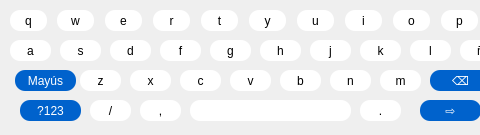
<?xml version="1.0" encoding="UTF-8"?>
<ui version="4.0">
 <class>Form</class>
 <widget class="QWidget" name="Form">
  <property name="geometry">
   <rect>
    <x>0</x>
    <y>0</y>
    <width>480</width>
    <height>135</height>
   </rect>
  </property>
  <property name="cursor">
   <cursorShape>ArrowCursor</cursorShape>
  </property>
  <property name="windowTitle">
   <string>Form</string>
  </property>
  <widget class="QPushButton" name="btn33">
   <property name="geometry">
    <rect>
     <x>190</x>
     <y>100</y>
     <width>161</width>
     <height>21</height>
    </rect>
   </property>
   <property name="styleSheet">
    <string notr="true">border-radius: 10px;
background-color: rgb(255, 255, 255);
font: 11pt &quot;Poppins&quot;;
</string>
   </property>
   <property name="text">
    <string/>
   </property>
  </widget>
  <widget class="QPushButton" name="btn14">
   <property name="geometry">
    <rect>
     <x>160</x>
     <y>40</y>
     <width>41</width>
     <height>21</height>
    </rect>
   </property>
   <property name="styleSheet">
    <string notr="true">border-radius: 10px;
background-color: rgb(255, 255, 255);
font: 11pt &quot;Poppins&quot;;
</string>
   </property>
   <property name="text">
    <string>f</string>
   </property>
  </widget>
  <widget class="QPushButton" name="btn19">
   <property name="geometry">
    <rect>
     <x>410</x>
     <y>40</y>
     <width>41</width>
     <height>21</height>
    </rect>
   </property>
   <property name="styleSheet">
    <string notr="true">border-radius: 10px;
background-color: rgb(255, 255, 255);
font: 11pt &quot;Poppins&quot;;
</string>
   </property>
   <property name="text">
    <string>l</string>
   </property>
  </widget>
  <widget class="QPushButton" name="btn10">
   <property name="geometry">
    <rect>
     <x>441</x>
     <y>10</y>
     <width>37</width>
     <height>21</height>
    </rect>
   </property>
   <property name="styleSheet">
    <string notr="true">border-radius: 10px;
background-color: rgb(255, 255, 255);
font: 11pt &quot;Poppins&quot;;
</string>
   </property>
   <property name="text">
    <string>p</string>
   </property>
  </widget>
  <widget class="QPushButton" name="btn32">
   <property name="geometry">
    <rect>
     <x>140</x>
     <y>100</y>
     <width>41</width>
     <height>21</height>
    </rect>
   </property>
   <property name="styleSheet">
    <string notr="true">border-radius: 10px;
background-color: rgb(255, 255, 255);
font: 11pt &quot;Poppins&quot;;
</string>
   </property>
   <property name="text">
    <string>,</string>
   </property>
  </widget>
  <widget class="QPushButton" name="btn22">
   <property name="geometry">
    <rect>
     <x>80</x>
     <y>70</y>
     <width>41</width>
     <height>21</height>
    </rect>
   </property>
   <property name="styleSheet">
    <string notr="true">border-radius: 10px;
background-color: rgb(255, 255, 255);
font: 11pt &quot;Poppins&quot;;
</string>
   </property>
   <property name="text">
    <string>z</string>
   </property>
  </widget>
  <widget class="QPushButton" name="btn3">
   <property name="geometry">
    <rect>
     <x>105</x>
     <y>10</y>
     <width>37</width>
     <height>21</height>
    </rect>
   </property>
   <property name="styleSheet">
    <string notr="true">border-radius: 10px;
background-color: rgb(255, 255, 255);
font: 11pt &quot;Poppins&quot;;
</string>
   </property>
   <property name="text">
    <string>e</string>
   </property>
  </widget>
  <widget class="QPushButton" name="btn6">
   <property name="geometry">
    <rect>
     <x>249</x>
     <y>10</y>
     <width>37</width>
     <height>21</height>
    </rect>
   </property>
   <property name="styleSheet">
    <string notr="true">border-radius: 10px;
background-color: rgb(255, 255, 255);
font: 11pt &quot;Poppins&quot;;
</string>
   </property>
   <property name="text">
    <string>y</string>
   </property>
  </widget>
  <widget class="QPushButton" name="btn29">
   <property name="geometry">
    <rect>
     <x>430</x>
     <y>70</y>
     <width>61</width>
     <height>21</height>
    </rect>
   </property>
   <property name="styleSheet">
    <string notr="true">border-radius: 10px;
background-color: rgb(0, 98, 204);
font: 12pt &quot;Poppins&quot;;
color: rgb(255, 255, 255);
</string>
   </property>
   <property name="text">
    <string>⌫</string>
   </property>
  </widget>
  <widget class="QPushButton" name="btn18">
   <property name="geometry">
    <rect>
     <x>360</x>
     <y>40</y>
     <width>41</width>
     <height>21</height>
    </rect>
   </property>
   <property name="styleSheet">
    <string notr="true">border-radius: 10px;
background-color: rgb(255, 255, 255);
font: 11pt &quot;Poppins&quot;;
</string>
   </property>
   <property name="text">
    <string>k</string>
   </property>
  </widget>
  <widget class="QPushButton" name="btn27">
   <property name="geometry">
    <rect>
     <x>330</x>
     <y>70</y>
     <width>41</width>
     <height>21</height>
    </rect>
   </property>
   <property name="styleSheet">
    <string notr="true">border-radius: 10px;
background-color: rgb(255, 255, 255);
font: 11pt &quot;Poppins&quot;;
</string>
   </property>
   <property name="text">
    <string>n</string>
   </property>
  </widget>
  <widget class="QPushButton" name="btn2">
   <property name="geometry">
    <rect>
     <x>57</x>
     <y>10</y>
     <width>37</width>
     <height>21</height>
    </rect>
   </property>
   <property name="styleSheet">
    <string notr="true">border-radius: 10px;
background-color: rgb(255, 255, 255);
font: 11pt &quot;Poppins&quot;;
</string>
   </property>
   <property name="text">
    <string>w</string>
   </property>
  </widget>
  <widget class="QPushButton" name="btn20">
   <property name="geometry">
    <rect>
     <x>460</x>
     <y>40</y>
     <width>41</width>
     <height>21</height>
    </rect>
   </property>
   <property name="styleSheet">
    <string notr="true">border-radius: 10px;
background-color: rgb(255, 255, 255);
font: 11pt &quot;Poppins&quot;;
</string>
   </property>
   <property name="text">
    <string>ñ</string>
   </property>
  </widget>
  <widget class="QPushButton" name="btn1">
   <property name="geometry">
    <rect>
     <x>10</x>
     <y>10</y>
     <width>37</width>
     <height>21</height>
    </rect>
   </property>
   <property name="styleSheet">
    <string notr="true">border-radius: 10px;
background-color: rgb(255, 255, 255);
font: 11pt &quot;Poppins&quot;;
</string>
   </property>
   <property name="text">
    <string>q</string>
   </property>
  </widget>
  <widget class="QPushButton" name="btn9">
   <property name="geometry">
    <rect>
     <x>393</x>
     <y>10</y>
     <width>37</width>
     <height>21</height>
    </rect>
   </property>
   <property name="styleSheet">
    <string notr="true">border-radius: 10px;
background-color: rgb(255, 255, 255);
font: 11pt &quot;Poppins&quot;;
</string>
   </property>
   <property name="text">
    <string>o</string>
   </property>
  </widget>
  <widget class="QPushButton" name="btn23">
   <property name="geometry">
    <rect>
     <x>130</x>
     <y>70</y>
     <width>41</width>
     <height>21</height>
    </rect>
   </property>
   <property name="styleSheet">
    <string notr="true">border-radius: 10px;
background-color: rgb(255, 255, 255);
font: 11pt &quot;Poppins&quot;;
</string>
   </property>
   <property name="text">
    <string>x</string>
   </property>
  </widget>
  <widget class="QPushButton" name="btn35">
   <property name="geometry">
    <rect>
     <x>420</x>
     <y>100</y>
     <width>61</width>
     <height>21</height>
    </rect>
   </property>
   <property name="styleSheet">
    <string notr="true">border-radius: 10px;
background-color: rgb(0, 98, 204);
font: 20pt &quot;MS Shell Dlg 2&quot;;
color: rgb(255, 255, 255);</string>
   </property>
   <property name="text">
    <string>⇨</string>
   </property>
  </widget>
  <widget class="QPushButton" name="btn30">
   <property name="geometry">
    <rect>
     <x>20</x>
     <y>100</y>
     <width>61</width>
     <height>21</height>
    </rect>
   </property>
   <property name="styleSheet">
    <string notr="true">border-radius: 10px;
background-color: rgb(0, 98, 204);
font: 11pt &quot;Poppins&quot;;
color: rgb(255, 255, 255);</string>
   </property>
   <property name="text">
    <string>?123</string>
   </property>
  </widget>
  <widget class="QPushButton" name="btn17">
   <property name="geometry">
    <rect>
     <x>310</x>
     <y>40</y>
     <width>41</width>
     <height>21</height>
    </rect>
   </property>
   <property name="styleSheet">
    <string notr="true">border-radius: 10px;
background-color: rgb(255, 255, 255);
font: 11pt &quot;Poppins&quot;;
</string>
   </property>
   <property name="text">
    <string>j</string>
   </property>
  </widget>
  <widget class="QPushButton" name="btn15">
   <property name="geometry">
    <rect>
     <x>210</x>
     <y>40</y>
     <width>41</width>
     <height>21</height>
    </rect>
   </property>
   <property name="styleSheet">
    <string notr="true">border-radius: 10px;
background-color: rgb(255, 255, 255);
font: 11pt &quot;Poppins&quot;;
</string>
   </property>
   <property name="text">
    <string>g</string>
   </property>
  </widget>
  <widget class="QPushButton" name="btn28">
   <property name="geometry">
    <rect>
     <x>380</x>
     <y>70</y>
     <width>41</width>
     <height>21</height>
    </rect>
   </property>
   <property name="styleSheet">
    <string notr="true">border-radius: 10px;
background-color: rgb(255, 255, 255);
font: 11pt &quot;Poppins&quot;;
</string>
   </property>
   <property name="text">
    <string>m</string>
   </property>
  </widget>
  <widget class="QPushButton" name="btn7">
   <property name="geometry">
    <rect>
     <x>297</x>
     <y>10</y>
     <width>37</width>
     <height>21</height>
    </rect>
   </property>
   <property name="styleSheet">
    <string notr="true">border-radius: 10px;
background-color: rgb(255, 255, 255);
font: 11pt &quot;Poppins&quot;;
</string>
   </property>
   <property name="text">
    <string>u</string>
   </property>
  </widget>
  <widget class="QPushButton" name="btn25">
   <property name="geometry">
    <rect>
     <x>230</x>
     <y>70</y>
     <width>41</width>
     <height>21</height>
    </rect>
   </property>
   <property name="styleSheet">
    <string notr="true">border-radius: 10px;
background-color: rgb(255, 255, 255);
font: 11pt &quot;Poppins&quot;;
</string>
   </property>
   <property name="text">
    <string>v</string>
   </property>
  </widget>
  <widget class="QPushButton" name="btn16">
   <property name="geometry">
    <rect>
     <x>260</x>
     <y>40</y>
     <width>41</width>
     <height>21</height>
    </rect>
   </property>
   <property name="styleSheet">
    <string notr="true">border-radius: 10px;
background-color: rgb(255, 255, 255);
font: 11pt &quot;Poppins&quot;;
</string>
   </property>
   <property name="text">
    <string>h</string>
   </property>
  </widget>
  <widget class="QPushButton" name="btn21">
   <property name="geometry">
    <rect>
     <x>15</x>
     <y>70</y>
     <width>61</width>
     <height>21</height>
    </rect>
   </property>
   <property name="styleSheet">
    <string notr="true">border-radius: 10px;
background-color: rgb(0, 98, 204);
font: 11pt &quot;Poppins&quot;;
color: rgb(255, 255, 255);</string>
   </property>
   <property name="text">
    <string>Mayús</string>
   </property>
  </widget>
  <widget class="QPushButton" name="btn31">
   <property name="geometry">
    <rect>
     <x>90</x>
     <y>100</y>
     <width>41</width>
     <height>21</height>
    </rect>
   </property>
   <property name="styleSheet">
    <string notr="true">border-radius: 10px;
background-color: rgb(255, 255, 255);
font: 11pt &quot;Poppins&quot;;
</string>
   </property>
   <property name="text">
    <string>/</string>
   </property>
  </widget>
  <widget class="QPushButton" name="btn26">
   <property name="geometry">
    <rect>
     <x>280</x>
     <y>70</y>
     <width>41</width>
     <height>21</height>
    </rect>
   </property>
   <property name="styleSheet">
    <string notr="true">border-radius: 10px;
background-color: rgb(255, 255, 255);
font: 11pt &quot;Poppins&quot;;
</string>
   </property>
   <property name="text">
    <string>b</string>
   </property>
  </widget>
  <widget class="QPushButton" name="btn34">
   <property name="geometry">
    <rect>
     <x>360</x>
     <y>100</y>
     <width>41</width>
     <height>21</height>
    </rect>
   </property>
   <property name="styleSheet">
    <string notr="true">border-radius: 10px;
background-color: rgb(255, 255, 255);
font: 11pt &quot;Poppins&quot;;
</string>
   </property>
   <property name="text">
    <string>.</string>
   </property>
  </widget>
  <widget class="QPushButton" name="btn13">
   <property name="geometry">
    <rect>
     <x>110</x>
     <y>40</y>
     <width>41</width>
     <height>21</height>
    </rect>
   </property>
   <property name="styleSheet">
    <string notr="true">border-radius: 10px;
background-color: rgb(255, 255, 255);
font: 11pt &quot;Poppins&quot;;
</string>
   </property>
   <property name="text">
    <string>d</string>
   </property>
  </widget>
  <widget class="QPushButton" name="btn12">
   <property name="geometry">
    <rect>
     <x>60</x>
     <y>40</y>
     <width>41</width>
     <height>21</height>
    </rect>
   </property>
   <property name="styleSheet">
    <string notr="true">border-radius: 10px;
background-color: rgb(255, 255, 255);
font: 11pt &quot;Poppins&quot;;
</string>
   </property>
   <property name="text">
    <string>s</string>
   </property>
  </widget>
  <widget class="QPushButton" name="btn5">
   <property name="geometry">
    <rect>
     <x>201</x>
     <y>10</y>
     <width>37</width>
     <height>21</height>
    </rect>
   </property>
   <property name="styleSheet">
    <string notr="true">border-radius: 10px;
background-color: rgb(255, 255, 255);
font: 11pt &quot;Poppins&quot;;
</string>
   </property>
   <property name="text">
    <string>t</string>
   </property>
  </widget>
  <widget class="QPushButton" name="btn24">
   <property name="geometry">
    <rect>
     <x>180</x>
     <y>70</y>
     <width>41</width>
     <height>21</height>
    </rect>
   </property>
   <property name="styleSheet">
    <string notr="true">border-radius: 10px;
background-color: rgb(255, 255, 255);
font: 11pt &quot;Poppins&quot;;
</string>
   </property>
   <property name="text">
    <string>c</string>
   </property>
  </widget>
  <widget class="QPushButton" name="btn8">
   <property name="geometry">
    <rect>
     <x>345</x>
     <y>10</y>
     <width>37</width>
     <height>21</height>
    </rect>
   </property>
   <property name="styleSheet">
    <string notr="true">border-radius: 10px;
background-color: rgb(255, 255, 255);
font: 11pt &quot;Poppins&quot;;
</string>
   </property>
   <property name="text">
    <string>i</string>
   </property>
  </widget>
  <widget class="QPushButton" name="btn4">
   <property name="geometry">
    <rect>
     <x>153</x>
     <y>10</y>
     <width>37</width>
     <height>21</height>
    </rect>
   </property>
   <property name="styleSheet">
    <string notr="true">border-radius: 10px;
background-color: rgb(255, 255, 255);
font: 11pt &quot;Poppins&quot;;
</string>
   </property>
   <property name="text">
    <string>r</string>
   </property>
  </widget>
  <widget class="QPushButton" name="btn11">
   <property name="geometry">
    <rect>
     <x>10</x>
     <y>40</y>
     <width>41</width>
     <height>21</height>
    </rect>
   </property>
   <property name="styleSheet">
    <string notr="true">border-radius: 10px;
background-color: rgb(255, 255, 255);
font: 11pt &quot;Poppins&quot;;
</string>
   </property>
   <property name="text">
    <string>a</string>
   </property>
  </widget>
 </widget>
 <resources/>
 <connections/>
</ui>
